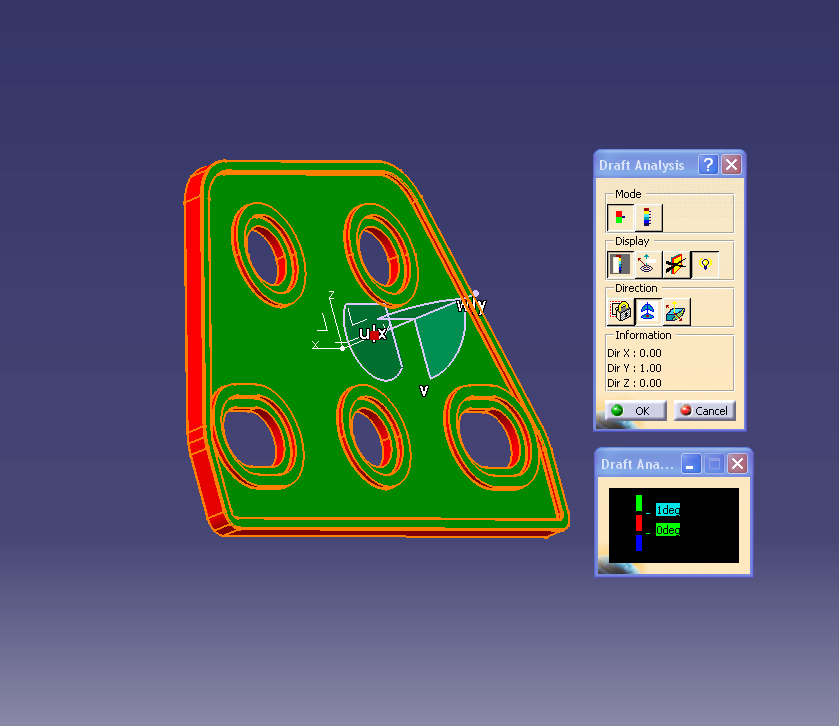
#> input picture data/sample1.png, 839 x 726 px
$ python -i image_processor.py   (imports and definitions only)
#> lines starting #> are read from the running program, lines starting #| are printed output that depends on the picture
try:
    import cv2
except ImportError as exc:
    raise ImportError(
        'OpenCV is required. Install opencv-python-headless or opencv-python.'
    ) from exc

import numpy as np
from pathlib import Path


class ImageProcessor:
    """Handles image loading and preprocessing for draft analysis."""

    def __init__(self, image_source):
        """
        Initialize the image processor.

        Args:
            image_source: Path to the image file or image bytes
        """
        self.original_image = None
        self.hsv_image = None

        if isinstance(image_source, (bytes, bytearray)):
            self.load_image_from_bytes(image_source)
        else:
            self.image_path = Path(image_source)
            self.load_image()

    # [20 lines left out: functions load_image_from_bytes, load_image, not called in this run]

    def get_original_image(self):
        """Return the original image."""
        return self.original_image

    def get_hsv_image(self):
        """Return the HSV color space image."""
        return self.hsv_image

    # [306 lines left out: functions get_image_shape, extract_red_mask, extract_blue_mask, extract_green_mask, extract_yellow_mask, apply_morphological_operations and 11 more, not called in this run]

>>> import cv2
>>> picture = cv2.imread('../data/sample1.png', cv2.IMREAD_GRAYSCALE)
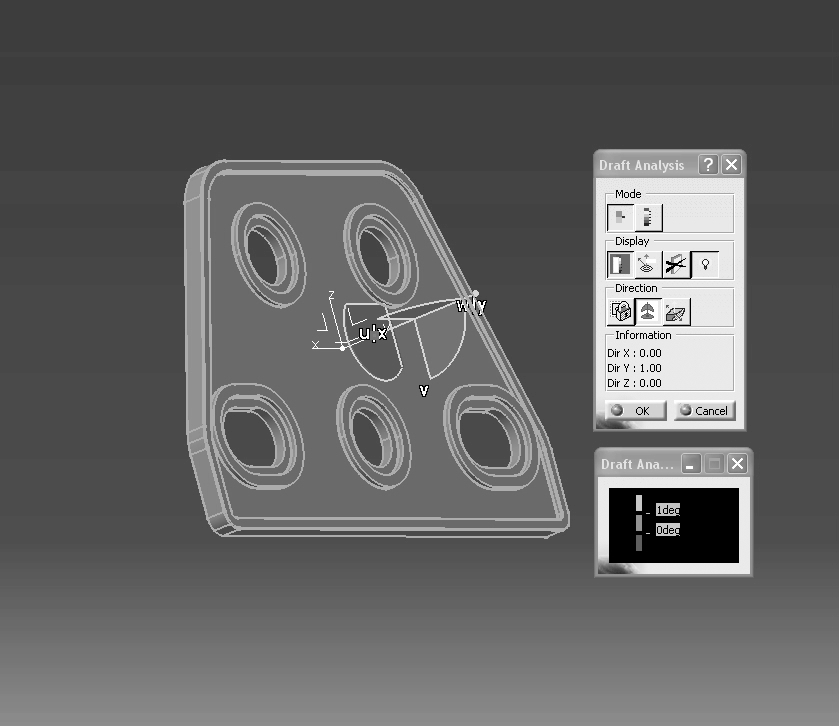
#> picture: shape (726, 839); min 0, max 255, mean 98.8
#> (the run stopped early here; a loop or call above may not have finished)

$ run again, on data/sample2.png
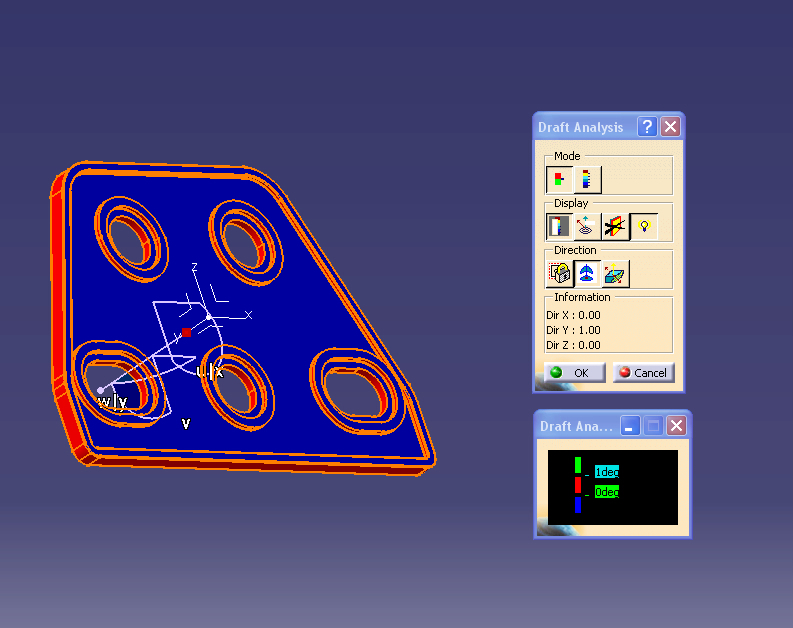
#> input picture data/sample2.png, 793 x 628 px
#> `picture = cv2.imread('../data/sample1.png', cv2.IMREAD_GRAYSCALE)`:
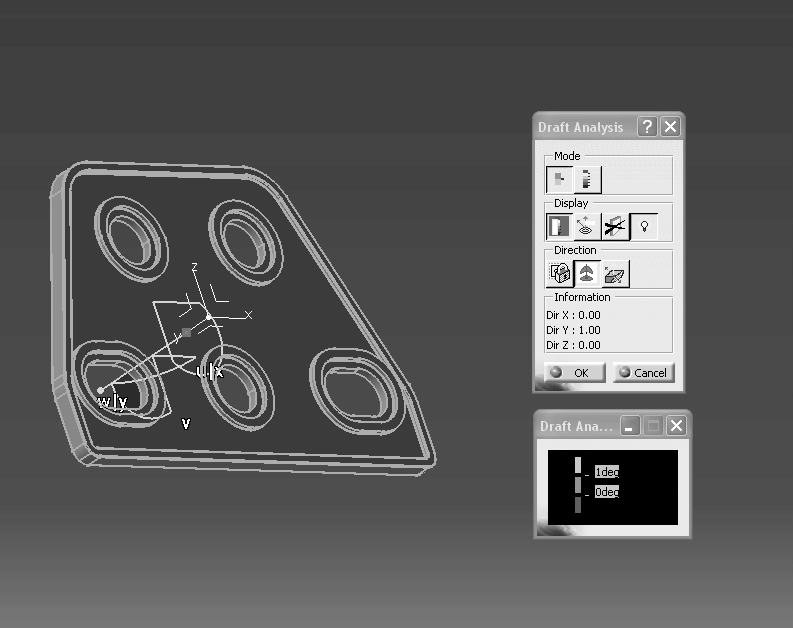
#> picture: shape (628, 793); min 0, max 255, mean 91.5

$ run again, on data/sample3.png
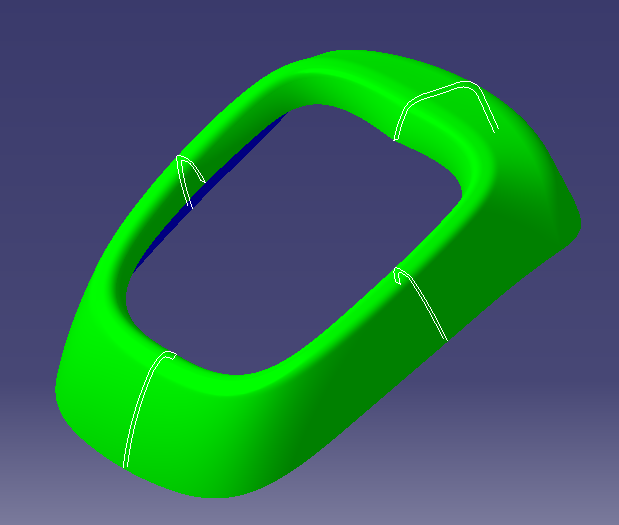
#> input picture data/sample3.png, 619 x 525 px
#> `picture = cv2.imread('../data/sample1.png', cv2.IMREAD_GRAYSCALE)`:
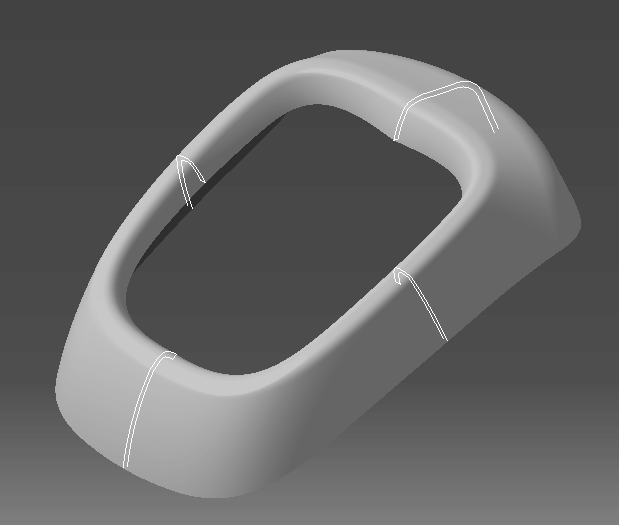
#> picture: shape (525, 619); min 46, max 255, mean 99.7

$ run again, on data/sample4.png
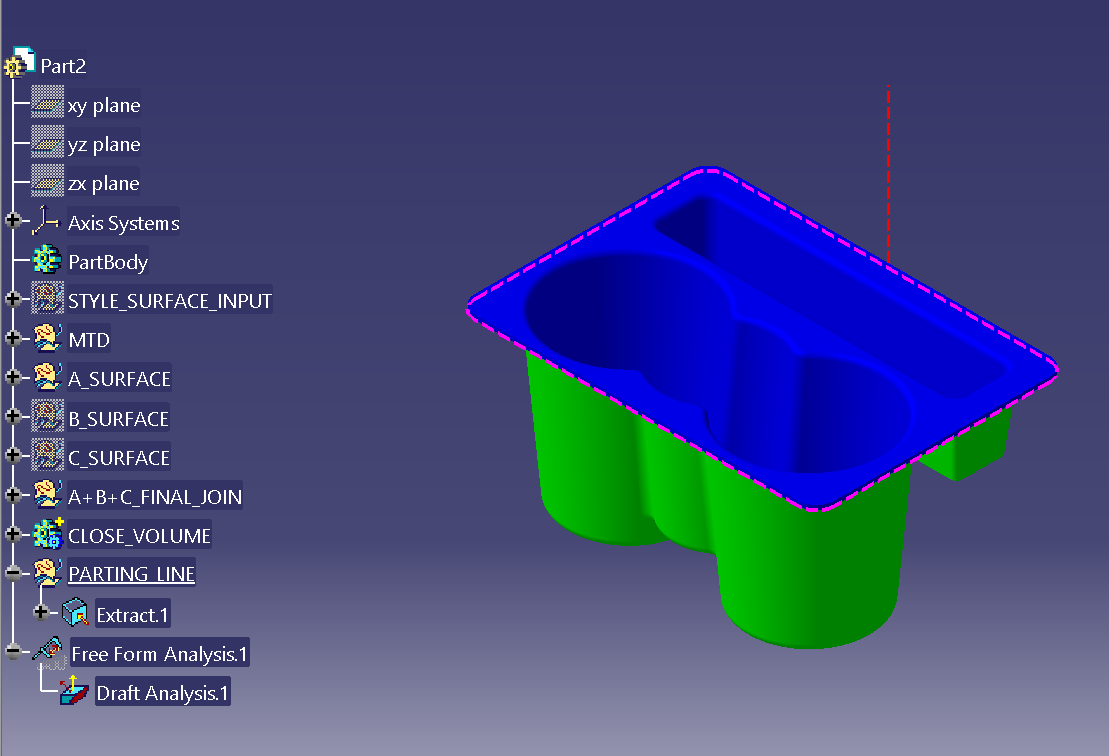
#> input picture data/sample4.png, 1109 x 756 px
#> `picture = cv2.imread('../data/sample1.png', cv2.IMREAD_GRAYSCALE)`:
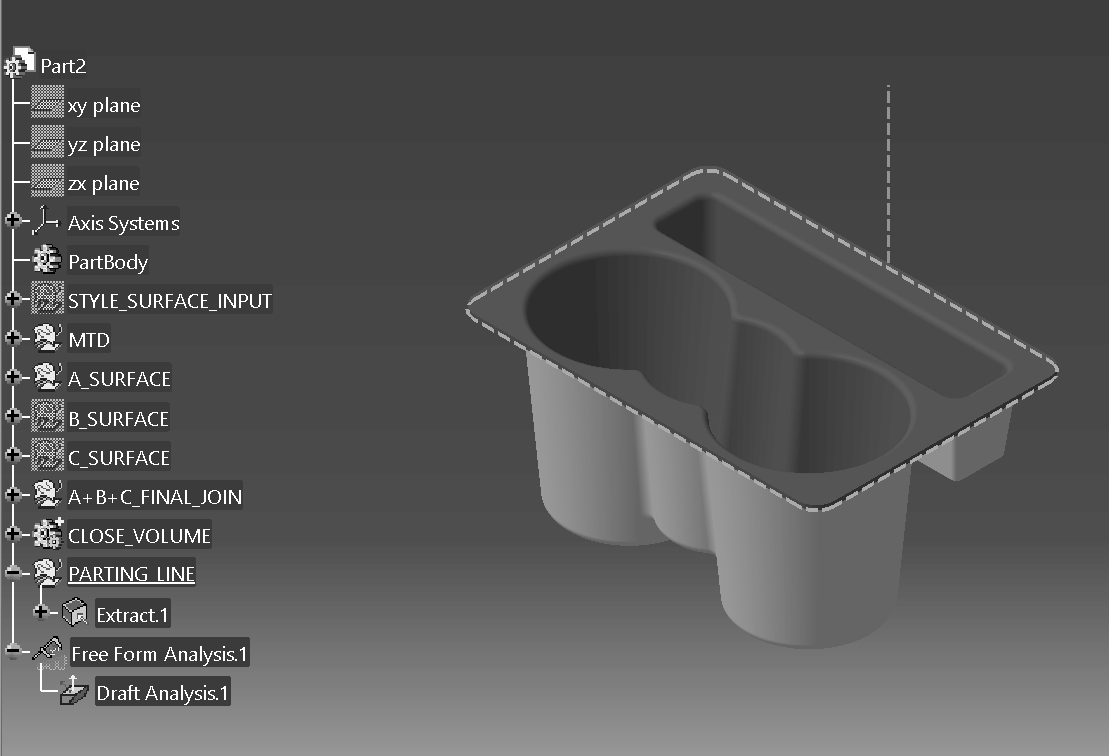
#> picture: shape (756, 1109); min 0, max 255, mean 86.9
